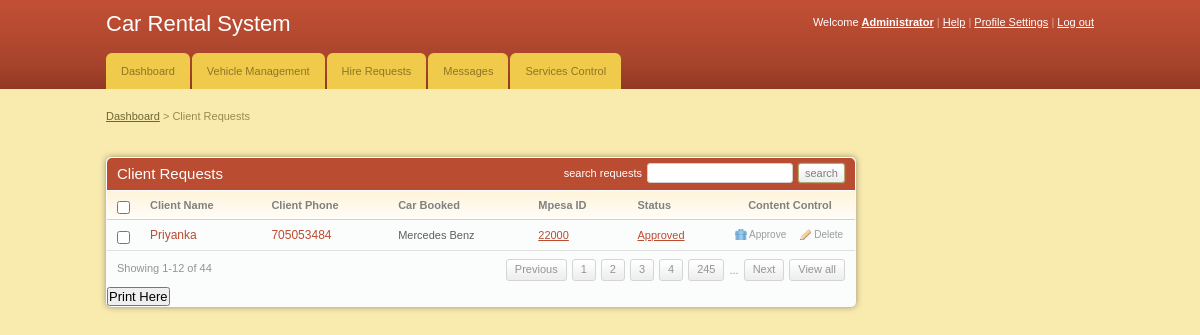
The page /admin/client_requests.php (signed in) on the database its author committed.
### tables this page shows
CREATE TABLE IF NOT EXISTS `client` (
  `client_id` int(11) NOT NULL AUTO_INCREMENT,
  `fname` varchar(255) NOT NULL,
  `email` varchar(255) NOT NULL,
  `id_no` int(11) NOT NULL,
  `phone` int(11) NOT NULL,
  `location` varchar(255) NOT NULL,
  `gender` varchar(255) NOT NULL,
  `car_id` int(11) NOT NULL,
  `status` varchar(255) NOT NULL,
  `mpesa` varchar(255) NOT NULL,
  PRIMARY KEY (`client_id`)
);

CREATE TABLE IF NOT EXISTS `cars` (
  `car_id` int(11) NOT NULL AUTO_INCREMENT,
  `car_name` varchar(255) NOT NULL,
  `car_type` varchar(255) NOT NULL,
  `image` text NOT NULL,
  `hire_cost` int(11) NOT NULL,
  `capacity` int(11) NOT NULL,
  `status` varchar(255) NOT NULL,
  PRIMARY KEY (`car_id`)
);

### admin/client_requests.php (the view, shortened to what this page needs)
<!DOCTYPE html PUBLIC "-//W3C//DTD XHTML 1.0 Transitional//EN" "http://www.w3.org/TR/xhtml1/DTD/xhtml1-transitional.dtd">
<html xmlns="http://www.w3.org/1999/xhtml">
<head>
	<link rel="stylesheet" href="css/style.css" type="text/css" media="all" />
</head>
<body>
<div id="header">
	<div class="shell">
		<?php
			include 'menu.php';
		?>
	</div>
</div>
<div id="container">
	<div class="shell">
		<div class="small-nav">
			<a href="index.php">Dashboard</a>
			<span>&gt;</span>
			Client Requests
		</div>
		<br />
		<div id="main">
			<div id="content">
				<div class="box">
					<div class="box-head">
						<h2 class="left">Client Requests</h2>
						<div class="right">
							<label>search requests</label>
							<input type="text" class="field small-field" />
							<input type="submit" class="button" value="search" />
						</div>
					</div>
					<div class="table">
						<table width="100%" border="0" cellspacing="0" cellpadding="0">
							<tr>
								<th width="13"><input type="checkbox" class="checkbox" /></th>
								<th>Client Name</th>
								<th>Client Phone</th>
								<th>Car Booked</th>
								<th>Mpesa ID</th>
								<th>Status</th>
								<th width="110" class="ac">Content Control</th>
							</tr>
							<?php
								include '../includes/config.php';
								$select = "SELECT client.client_id,client.fname,client.phone,cars.car_name,cars.hire_cost,client.status
										FROM client JOIN cars ON client.car_id=cars.car_id";
								$result = $conn->query($select);
								while($row = $result->fetch_assoc()){
							?>
							<tr>
								<td><input type="checkbox" class="checkbox" /></td>
								<td><h3><a href="#"><?php echo $row['fname'] ?></a></h3></td>
								<td><h3><a href="#"><?php echo $row['phone'] ?></a></h3></td>
								<td><?php echo $row['car_name'] ?></td>
								<td><a href="#"><?php echo $row['hire_cost'] ?></a></td>
								<td><a href="#"><?php echo $row['status'] ?></a></td>
								<td><a href="javascript:sureToApprove(<?php echo $row['client_id'];?>)" class="ico del">Approve</a><a href="#" class="ico edit">Delete</a></td>
							</tr>
							<?php
								}
							?>
						</table>
						<div class="pagging">
							<div class="left">Showing 1-12 of 44</div>
							<div class="right">
								<a href="#">Previous</a>
								<a href="#">1</a>
								<a href="#">2</a>
								<a href="#">3</a>
								<a href="#">4</a>
								<a href="#">245</a>
								<span>...</span>
								<a href="#">Next</a>
								<a href="#">View all</a>
							</div>
						</div>
					</div>
					<h2><input type="submit" onclick="window.print()" value="Print Here" /></h2>
				</div>
			</div>
		</div>
	</div>
</div>
</body>
</html>

### admin/css/style.css (style rules this page uses)
* { padding:0; margin:0; outline:0; }
body { background:#f9ebae; font-family: Verdana, sans-serif; font-size:11px; line-height:14px; color:#5e5e5e; }
input, textarea, select { font-family: Verdana, sans-serif; font-size:13px; }
.field { border:solid 1px #d3cfc7; background:#fff; padding:5px; }
.small-field { border:solid 1px #d3cfc7; background:#fff; padding:3px 1px; font-size:11px; }
.checkbox { width:13px; height:13px; vertical-align:top; position:relative; top:2px; }
.button { background:#eee url(images/button.gif) repeat-x 0 0; border:solid 1px #b1a874; color:#7f7f7f; font-size:11px; padding:2px 6px 2px 6px; cursor:pointer; line-height:14px !important; }
a { color:#ba4c32; text-decoration: underline; cursor:pointer; }
.left, .alignleft { float:left; display:inline; }
.right, .alignright { float:right; display:inline; }
.ac { text-align: center !important; }
h2 { font-size:15px; font-weight: normal; }
h3 { font-size:12px; line-height:14px; font-weight: normal; }
h3 a { text-decoration: none; }
.shell { width:988px; margin:0 auto; }
#header { height:89px; background:url(images/header.gif); white-space:nowrap; }
#container { padding:20px 0; }
.small-nav { color:#978b48; padding-bottom:20px; }
.small-nav a { color:#6f6636; }
#content { float:left; width:750px; }
.table th { background:#fffdfa url(images/th.gif) repeat-x 0 0; color:#818181; text-align: left; padding:7px 10px; border-bottom:solid 1px #d2d1cb; }
.table td { background:#fbfcfc; border-bottom:solid 1px #e0e0e0; padding:8px 10px; }
.box { background:#fbfcfc; height:100%; padding:1px; margin-bottom:20px; }
.box-head { background:#ba4c32; height:32px; color:#fff; padding: 0 10px; line-height:32px; white-space:nowrap; border-bottom:solid 1px #fff; }
.box-head .right { padding-top:5px; line-height:13px; }
.box-head .right label, .box-head .right input { float:left; }
.box-head .right label { padding:4px 0 0 0; }
.box-head .right input { margin-left:5px; }
.pagging { height:20px; padding:8px 10px; line-height:19px; color:#949494; }
.pagging a { background:url(images/pagging.gif) repeat-x 0 0; height:20px; float:left; padding:0 8px; border:solid 1px #d5d5d5; text-decoration: none; color:#949494; margin-left:5px; }
.pagging span { float:left; margin-left:5px; padding-top:2px; }
a.ico { color:#9d9c9a; font-size:10px; text-decoration: none; padding:0 0 0 14px; background-repeat:no-repeat; background-position:0 0; }
a.del { background-image:url(images/del.gif) }
a.edit { background-image:url(images/edit.gif); margin-left:14px; }
.box { -moz-border-radius:5px; -webkit-border-radius:5px; -moz-box-shadow: 0 0 6px #978f6c; -webkit-box-shadow: 0 0 6px #978f6c; }
.box-head { -moz-border-radius-topleft:5px; -moz-border-radius-topright:5px; -webkit-border-top-left-radius:5px; -webkit-border-top-right-radius:5px; }
.field, .button { -moz-border-radius:4px; -webkit-border-radius:4px; }
.small-field, .button, .pagging a { -moz-border-radius:3px; -webkit-border-radius:3px; }
.button { -moz-box-shadow: 0 0 2px #978f6c; -webkit-box-shadow: 0 0 2px #978f6c; }

### rows shown on the page
client: fname "Priyanka", phone "705053484", car.car_name "Mercedes Benz", car.hire_cost "22000", status "Approved"
